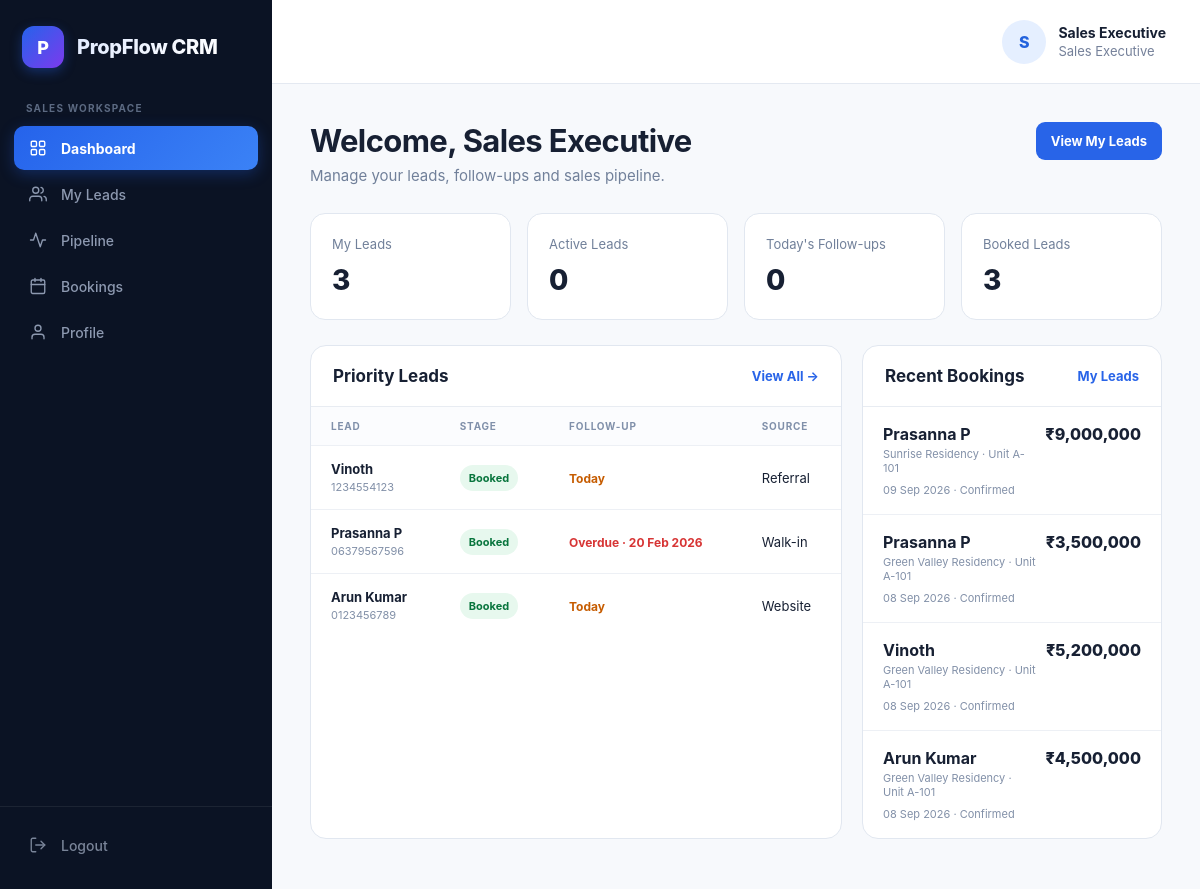
Screenshot of /sales/dashboard.php (signed in) with the database file from the repository.
### tables this page shows
CREATE TABLE `leads` (
  `id` int(10) UNSIGNED NOT NULL,
  `name` varchar(150) NOT NULL,
  `phone` varchar(30) NOT NULL,
  `email` varchar(150) DEFAULT NULL,
  `source` varchar(100) DEFAULT NULL,
  `stage` enum('New','Contacted','Site Visit','Interested','Negotiation','Booked','Lost') NOT NULL DEFAULT 'New',
  `assigned_to` int(10) UNSIGNED DEFAULT NULL,
  `follow_up_date` date DEFAULT NULL,
  `notes` text DEFAULT NULL,
  `created_at` timestamp NOT NULL DEFAULT current_timestamp(),
  `updated_at` timestamp NOT NULL DEFAULT current_timestamp() ON UPDATE current_timestamp()
);

CREATE TABLE `bookings` (
  `id` int(10) UNSIGNED NOT NULL,
  `lead_id` int(10) UNSIGNED NOT NULL,
  `unit_id` int(10) UNSIGNED NOT NULL,
  `booked_by` int(10) UNSIGNED NOT NULL,
  `booking_date` date NOT NULL,
  `amount` decimal(15,2) NOT NULL DEFAULT 0.00,
  `status` enum('Confirmed','Cancelled') NOT NULL DEFAULT 'Confirmed',
  `notes` text DEFAULT NULL,
  `created_at` timestamp NOT NULL DEFAULT current_timestamp(),
  `updated_at` timestamp NOT NULL DEFAULT current_timestamp() ON UPDATE current_timestamp()
);

CREATE TABLE `projects` (
  `id` int(10) UNSIGNED NOT NULL,
  `name` varchar(150) NOT NULL,
  `location` varchar(255) NOT NULL,
  `description` text DEFAULT NULL,
  `status` enum('active','inactive') NOT NULL DEFAULT 'active',
  `created_at` timestamp NOT NULL DEFAULT current_timestamp(),
  `updated_at` timestamp NOT NULL DEFAULT current_timestamp() ON UPDATE current_timestamp()
);

CREATE TABLE `units` (
  `id` int(10) UNSIGNED NOT NULL,
  `building_id` int(10) UNSIGNED NOT NULL,
  `unit_number` varchar(50) NOT NULL,
  `type` enum('1 BHK','2 BHK','3 BHK','4 BHK','Villa','Commercial') NOT NULL,
  `floor` int(10) UNSIGNED NOT NULL DEFAULT 1,
  `price` decimal(15,2) NOT NULL DEFAULT 0.00,
  `status` enum('available','reserved','booked','blocked') NOT NULL DEFAULT 'available',
  `description` text DEFAULT NULL,
  `created_at` timestamp NOT NULL DEFAULT current_timestamp(),
  `updated_at` timestamp NOT NULL DEFAULT current_timestamp() ON UPDATE current_timestamp()
);

### includes/auth.php (called while the page is built, shortened)
<?php
function currentUser()
{
    return $_SESSION['user'] ?? null;
}

### sales/dashboard.php (the view, shortened to what this page needs)
<?php
require_once "../includes/auth.php";
$user = currentUser();
function e($value)
{
    return htmlspecialchars((string)$value, ENT_QUOTES, 'UTF-8');
}
$userId = (int)($user['id'] ?? 0);
$stmt = $pdo->prepare("
    SELECT
        COUNT(*) AS total_leads,
        SUM(CASE
            WHEN stage NOT IN ('Booked','Lost')
            THEN 1 ELSE 0
        END) AS active_leads,
        SUM(CASE
            WHEN follow_up_date = CURDATE()
             AND stage NOT IN ('Booked','Lost')
            THEN 1 ELSE 0
        END) AS today_followups,
        SUM(CASE
            WHEN stage = 'Booked'
            THEN 1 ELSE 0
        END) AS booked_leads
    FROM leads
    WHERE assigned_to = ?
");
$stmt->execute([$userId]);
$stats = $stmt->fetch(PDO::FETCH_ASSOC) ?: [];
$totalLeads = (int)($stats['total_leads'] ?? 0);
$activeLeads = (int)($stats['active_leads'] ?? 0);
$todayFollowups = (int)($stats['today_followups'] ?? 0);
$bookedLeads = (int)($stats['booked_leads'] ?? 0);
$leadStmt = $pdo->prepare("
    SELECT
        id,
        name,
        phone,
        email,
        source,
        stage,
        follow_up_date,
        created_at
    FROM leads
    WHERE assigned_to = ?
    ORDER BY
        CASE
            WHEN follow_up_date IS NOT NULL
             AND follow_up_date < CURDATE()
             AND stage NOT IN ('Booked','Lost')
            THEN 0
            WHEN follow_up_date = CURDATE()
             AND stage NOT IN ('Booked','Lost')
            THEN 1
            ELSE 2
        END,
        created_at DESC
    LIMIT 8
");
$leadStmt->execute([$userId]);
$leads = $leadStmt->fetchAll(PDO::FETCH_ASSOC);
$bookingStmt = $pdo->prepare("
    SELECT
        bk.id,
        bk.booking_date,
        bk.amount,
        bk.status,
        l.name AS lead_name,
        u.unit_number,
        p.name AS project_name
    FROM bookings bk
    INNER JOIN leads l
        ON l.id = bk.lead_id
    INNER JOIN units u
        ON u.id = bk.unit_id
    INNER JOIN buildings b
        ON b.id = u.building_id
    INNER JOIN projects p
        ON p.id = b.project_id
    WHERE l.assigned_to = ?
    ORDER BY bk.created_at DESC
    LIMIT 5
");
$bookingStmt->execute([$userId]);
$bookings = $bookingStmt->fetchAll(PDO::FETCH_ASSOC);
?>
<!DOCTYPE html>
<html lang="en">
<head>
</head>
<body>
<?php $activePage = 'dashboard'; include 'sidebar.php'; ?>
<header class="topbar">
    <div class="profile">
        <div class="avatar">
            <?= e(
                strtoupper(
                    substr(
                        $user['name'] ?? 'S',
                        0,
                        1
                    )
                )
            ) ?>
        </div>
        <div>
            <div class="profile-name">
                <?= e($user['name'] ?? 'Sales Executive') ?>
            </div>
            <div class="profile-role">
                Sales Executive
            </div>
        </div>
    </div>
</header>
<main class="main">
    <div class="page-head">
        <div>
            <h1 class="page-title">
                Welcome, <?= e($user['name'] ?? 'Sales Executive') ?>
            </h1>
            <p class="page-subtitle">
                Manage your leads, follow-ups and sales pipeline.
            </p>
        </div>
        <a
            href="my-leads.php"
            class="btn btn-primary"
        >
            View My Leads
        </a>
    </div>
    <section class="stats">
        <div class="stat">
            <div class="stat-label">
                My Leads
            </div>
            <div class="stat-value">
                <?= number_format($totalLeads) ?>
            </div>
        </div>
        <div class="stat">
            <div class="stat-label">
                Active Leads
            </div>
            <div class="stat-value">
                <?= number_format($activeLeads) ?>
            </div>
        </div>
        <div class="stat">
            <div class="stat-label">
                Today's Follow-ups
            </div>
            <div class="stat-value">
                <?= number_format($todayFollowups) ?>
            </div>
        </div>
        <div class="stat">
            <div class="stat-label">
                Booked Leads
            </div>
            <div class="stat-value">
                <?= number_format($bookedLeads) ?>
            </div>
        </div>
    </section>
    <section class="content-grid">
        <div class="card">
            <div class="card-head">
                <h2 class="card-title">
                    Priority Leads
                </h2>
                <a
                    href="my-leads.php"
                    class="card-link"
                >
                    View All →
                </a>
            </div>
            <?php if (empty($leads)): ?>
                <div class="empty">
                    <div class="empty-icon">
                        👥
                    </div>
                    <div>
                        No leads assigned yet.
                    </div>
                </div>
            <?php else: ?>
                <div class="table-wrap">
                    <table>
                        <thead>
                            <tr>
                                <th>
                                    Lead
                                </th>
                                <th>
                                    Stage
                                </th>
                                <th>
                                    Follow-up
                                </th>
                                <th>
                                    Source
                                </th>
                            </tr>
                        </thead>
                        <tbody>
                        <?php foreach ($leads as $lead): ?>
                            <?php
                            $stage =
                                $lead['stage'] ?? 'New';
                            $stageClass =
                                match ($stage) {
                                    'Contacted'
                                        => 'contacted',
                                    'Site Visit'
                                        => 'site',
                                    'Interested'
                                        => 'interested',
                                    'Negotiation'
                                        => 'negotiation',
                                    'Booked'
                                        => 'booked',
                                    'Lost'
                                        => 'lost',
                                    default
                                        => 'new'
                                };
                            $followClass =
                                'normal';
                            $followText =
                                '—';
                            if (
                                !empty(
                                    $lead['follow_up_date']
                                )
                            ) {
                                if (
                                    $lead['follow_up_date']
                                    < date('Y-m-d')
                                ) {
                                    $followClass =
                                        'overdue';
                                    $followText =
                                        'Overdue · ' .
                                        date(
                                            'd M Y',
                                            strtotime(
                                                $lead['follow_up_date']
                                            )
                                        );
                                } elseif (
                                    $lead['follow_up_date']
                                    === date('Y-m-d')
                                ) {
                                    $followClass =
                                        'today';
                                    $followText =
                                        'Today';
                                }
                            }
                            ?>
                            <tr>
                                <td>
                                    <div class="primary">
                                        <?= e($lead['name']) ?>
                                    </div>
                                    <div class="secondary">
                                        <?= e($lead['phone']) ?>
                                    </div>
                                </td>
                                <td>
                                    <span class="
                                        badge
                                        <?= e($stageClass) ?>
                                    ">
                                        <?= e($stage) ?>
                                    </span>
                                </td>
                                <td>
                                    <span class="
                                        followup
                                        <?= e($followClass) ?>
                                    ">
                                        <?= e($followText) ?>
                                    </span>
                                </td>
                                <td>
                                    <?= e(
                                        $lead['source']
                                        ?: 'Direct'
                                    ) ?>
                                </td>
                            </tr>
                        <?php endforeach; ?>
                        </tbody>
                    </table>
                </div>
            <?php endif; ?>
        </div>
        <div class="card">
            <div class="card-head">
                <h2 class="card-title">
                    Recent Bookings
                </h2>
                <a
                    href="my-leads.php"
                    class="card-link"
                >
                    My Leads
                </a>
            </div>
            <div class="side-list">
                <?php if (empty($bookings)): ?>
                    <div class="empty">
                        <div class="empty-icon">
                            🏠
                        </div>
                        <div>
                            No bookings yet.
                        </div>
                    </div>
                <?php else: ?>
                    <?php foreach ($bookings as $booking): ?>
                        <div class="booking-item">
                            <div class="booking-top">
                                <div>
                                    <div class="primary">
                                        <?= e(
                                            $booking['lead_name']
                                        ) ?>
                                    </div>
                                    <div class="secondary">
                                        <?= e(
                                            $booking['project_name']
                                        ) ?>
                                        · Unit
                                        <?= e(
                                            $booking['unit_number']
                                        ) ?>
                                    </div>
                                </div>
                                <div class="amount">
                                    ₹<?= number_format(
                                        (float)$booking['amount']
                                    ) ?>
                                </div>
                            </div>
                            <div
                                class="secondary"
                                style="margin-top:8px;"
                            >
                                <?= e(
                                    date(
                                        'd M Y',
                                        strtotime(
                                            $booking['booking_date']
                                        )
                                    )
                                ) ?>
                                ·
                                <?= e(
                                    ucfirst(
                                        strtolower(
                                            $booking['status']
                                        )
                                    )
                                ) ?>
                            </div>
                        </div>
                    <?php endforeach; ?>
                <?php endif; ?>
            </div>
        </div>
    </section>
</main>
</body>
</html>

### rows the page displays
leads: name "Vinoth", phone "1234554123", stage "Booked", follow_up_date "Today", source "Referral"
leads: name "Prasanna P", phone "06379567596", stage "Booked", follow_up_date "Overdue · 20 Feb 2026", source "Walk-in"
leads: name "Arun Kumar", phone "0123456789", stage "Booked", follow_up_date "Today", source "Website"
bookings: lead.name "Prasanna P", projects.name "Sunrise Residency", unit.unit_number "A-101", amount "9,000,000", booking_date "09 Sep 2026", status "Confirmed"
bookings: lead.name "Prasanna P", projects.name "Green Valley Residency", unit.unit_number "A-101", amount "3,500,000", booking_date "08 Sep 2026", status "Confirmed"
bookings: lead.name "Vinoth", projects.name "Green Valley Residency", unit.unit_number "A-101", amount "5,200,000", booking_date "08 Sep 2026", status "Confirmed"
bookings: lead.name "Arun Kumar", projects.name "Green Valley Residency", unit.unit_number "A-101", amount "4,500,000", booking_date "08 Sep 2026", status "Confirmed"

### other values shown
$user['name'] "Sales Executive"
$totalLeads "3"
$activeLeads "0"
$todayFollowups "0"
$bookedLeads "3"
